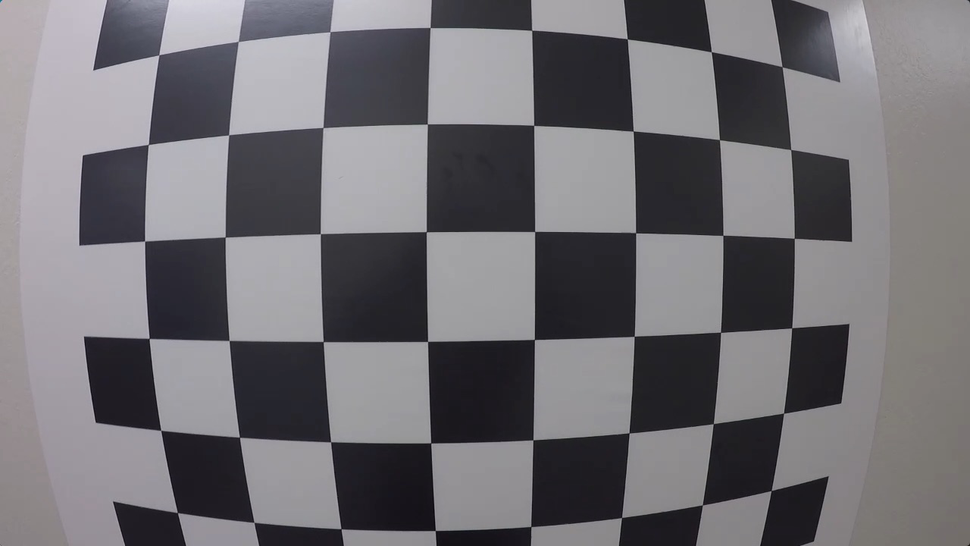
#> input picture Lesson6_CameraCalibration/calibration_test.png, 970 x 546 px, shrunk from 1280 x 720 before the run; the run also reads 1 picture not shown here
$ jupyter execute Lesson6_LectureCode.ipynb   (shell and % lines are left out)
#> lines starting #> are read from the running program, lines starting #| are printed output that depends on the picture; after the words box and inside, x2 and y2 are one past the last pixel; in counts of white or black regions, pixels touching at a corner belong together
# Lesson6. Camera Calibration

## Basics

### Two Major Kinds of Distortion
- Radial Distortion
  : Distortion caused by light refrection of lens
    $$x_{distorted} = x( 1 + k_1 r^2 + k_2 r^4 + k_3 r^6) \\ y_{distorted} = y( 1 + k_1 r^2 + k_2 r^4 + k_3 r^6)$$


- Tangential Distortion
  : Distortion cause by camera placement(tilted, etc)
  $$x_{distorted} = x + [ 2p_1xy + p_2(r^2+2x^2)] \\ y_{distorted} = y + [ p_1(r^2+ 2y^2)+ 2p_2xy]$$


- Five Parameters of Distortion
    $$Distortion \; coefficients=(k_1 \hspace{10pt} k_2 \hspace{10pt} p_1 \hspace{10pt} p_2 \hspace{10pt} k_3)$$

### Intrinsic and Extrinsic Parameters of the Camera
- Intrinsic Parameters
    Intrinsic parameters are specific to a camera. They include information like <code>focal length(초점거리)</code> $(f_x, f_y)$ and <code>optical centers</code> $(c_x, c_y)$. The focal length and optical centers can be used to create a camera matrix, which can be used to remove distortion due to the lenses of a specific camera. The camera matrix is unique to a specific camera, so once calculated, it can be reused on other images taken by the same camera. It is expressed as a 3x3 matrix:
$$camera \; matrix = \left [ \begin{matrix} f_x & 0 & c_x \\ 0 & f_y & c_y \\ 0 & 0 & 1 \end{matrix} \right ]$$

- Extrinsic Parameters
    Extrinsic parameters corresponds to <code>rotation vectors</code> and <code>translation vectors</code> which translates a coordinates of a 3D point to a coordinate system.

Reference : [OpenCV-Python Tutorials / Camera Calibration and 3D Reconstruction / Camera Calibration](https://docs.opencv.org/master/dc/dbb/tutorial_py_calibration.html)

## Camera Calibration using Chessboard with OpenCV

### Finding corners
OpenCV provides functions **<code>cv2.findChessboardCorners()</code>** which literally returns the coordinates of the corners in the chessboard image.
(Note : corners that are found by **<code>cv2.findChessboardCorners()</code>** only includes inside corners, not outer corners

**<code>retval, corners = cv2.findChessboardCorners(image, patternSize, flag)</code>**

|Parameter|Explanation|
|---|---|
| image | source image |
|patternSize | size of image (nx, ny) |

|Return|Explanation|
|---|---|
| retval | indicates whehter function is executed successfully or not |
| corners | coordinates of corners |

#### Steps
1. Load the image
2. Convert the image to grayscale
3. Use **<code>ret, corners = cv2.findChessboardCorners(image_grayscale, (nx, ny))</code>**
4. Draw the corners **<code>cv2.drawChessboardCorners(img, (nx, ny), corners, ret)</code>**

[cell 1]
import numpy as np
import cv2
import matplotlib.pyplot as plt
import matplotlib.image as mpimg

# prepare object points
#TODO: enter the number of inside corners in x
nx = 8
#TODO: enter the number of inside corners in y
ny = 6

# Make a list of calibration images
fname = 'calibration_test.png'
img = cv2.imread(fname)
#> img is the input picture: shape (546, 970, 3); mean B, G, R 115.4, 110.9, 112.9

# Convert to grayscale
gray = cv2.cvtColor(img, cv2.COLOR_BGR2GRAY)

# Find the chessboard corners
ret, corners = cv2.findChessboardCorners(gray, (nx, ny))
#> ret = True; corners = 48 rows, first 8: [158.8, 54.89], [236, 43], [330, 31.7], [430.2, 27.51], [531.7, 30.32], [627.2, 38.84], [711.3, 51.7], [782.1, 66.7]

# If found, draw corners
if ret == True:
    # Draw and display the corners
    cv2.drawChessboardCorners(img, (nx, ny), corners, ret)
    plt.imshow(img)

### Calibration

- cv2.calibrateCamera()
**<code>retval, cameraMatrix, distCoeffs, rvecs, tvecs
    = cv2.calibrateCamera(objectPoints, imagePoints, imageSize, flags, criteria)</code>**

|Parameter|Explanation|
|---|---|
| objectPoints | Coordinates of the corners of the checkboard in Real World, (0,0,0) ~ (7, 5, 0) |
| imagePoints | Coordinates of the corners in the image file(2D), ( , ) |
| imageSize |  Size of image (nx, ny) |
| flags |  |
| criteria |  |

|Return|Explanation|
|---|---|
| retval | Indicates whehter function is executed successfully or not |
| cameraMatrix | Output 3X3 floating point camera matrix  |
| distCoeffs | Output vector of distortion coefficients (k1, k2, p1, p2, p3...) |
| rvecs | Output vector of rotation vectors |
| tvecs | Output vector of translation vectors |

- cv2.undistort()
**<code>image_undistorted = cv2.undistort(image, matrix, distCoeffs, dst, newCameraMatrix)</code>**

|Parameter|Explanation|
|---|---|
| image | Source image |
| matrix | Camera matrix |
| distCoeffs |  vector of distortion coefficients (k1, k2, p1, p2, p3...) |
| dst |  |
| newCameraMatrix |  |

|Return|Explanation|
|---|---|
| image_undistorted | undistorted image |

[cell 2]
import numpy as np
import cv2
import matplotlib.pyplot as plt
import matplotlib.image as mpimg

# Read in a calibration image
img = mpimg.imread('calibration_test.png')
plt.imshow(img)

[cell 3]
# Arrays to store object points and image points from all the images
objpoints = []     # 3D points in real world space
imgpoints = []     # 2D points in image plane

# Prepare object points, like (0, 0, 0), (1, 0, 0), (2, 0, 0), (7, 5, 0)
objp = np.zeros((6*8, 3), np.float32)
objp[:, :2] = np.mgrid[0:8, 0:6].T.reshape(-1, 2)     # x, y coordinates

# Convert the image to grayscale
gray = np.uint8(cv2.cvtColor(img, cv2.COLOR_RGB2GRAY) * 255)

# FInd the chessboard corners
ret, corners = cv2.findChessboardCorners(gray, (8, 6), None)
#> corners = 48 rows, first 8: [158.8, 54.88], [236, 43], [330, 31.71], [430.2, 27.5], [531.7, 30.33], [627.2, 38.83], [711.3, 51.7], [782.1, 66.7]

# if corners are found, add object points, image points
if ret == True:
    imgpoints.append(corners)
    objpoints.append(objp)

    # draw and display the corners
    img = cv2.drawChessboardCorners(img, (8, 6), corners, ret)
    plt.imshow(img)

[cell 4]
ret, mtx, dist, rvecs, tvecs = cv2.calibrateCamera(objpoints, imgpoints, gray.shape[::-1], None, None)
#> ret = 0.413; mtx = [[550.2, 0, 499.7], [0, 556.8, 289.2], [0, 0, 1]]; dist = [[-0.405, 0.237, -0.000854, -0.00228, -0.0799]]; rvecs = ([0.0761, -0.0994, -0.00689],); tvecs = ([-3.66, -2.48, 4.53],)
dst = cv2.undistort(img, mtx, dist, None, mtx)
plt.imshow(dst)

### Camera Calibration with OpenCV

[cell 5]
import numpy as np
import cv2
import glob
import matplotlib.pyplot as plt

# prepare object points, like (0,0,0), (1,0,0), (2,0,0) ....,(6,5,0)
objp = np.zeros((6*8,3), np.float32)
objp[:,:2] = np.mgrid[0:8, 0:6].T.reshape(-1,2)

# Arrays to store object points and image points from all the images.
objpoints = [] # 3d points in real world space
imgpoints = [] # 2d points in image plane.

# Make a list of calibration images
images = glob.glob('calibration_wide/GO*.jpg')

# Step through the list and search for chessboard corners
for idx, fname in enumerate(images):
    img = cv2.imread(fname)
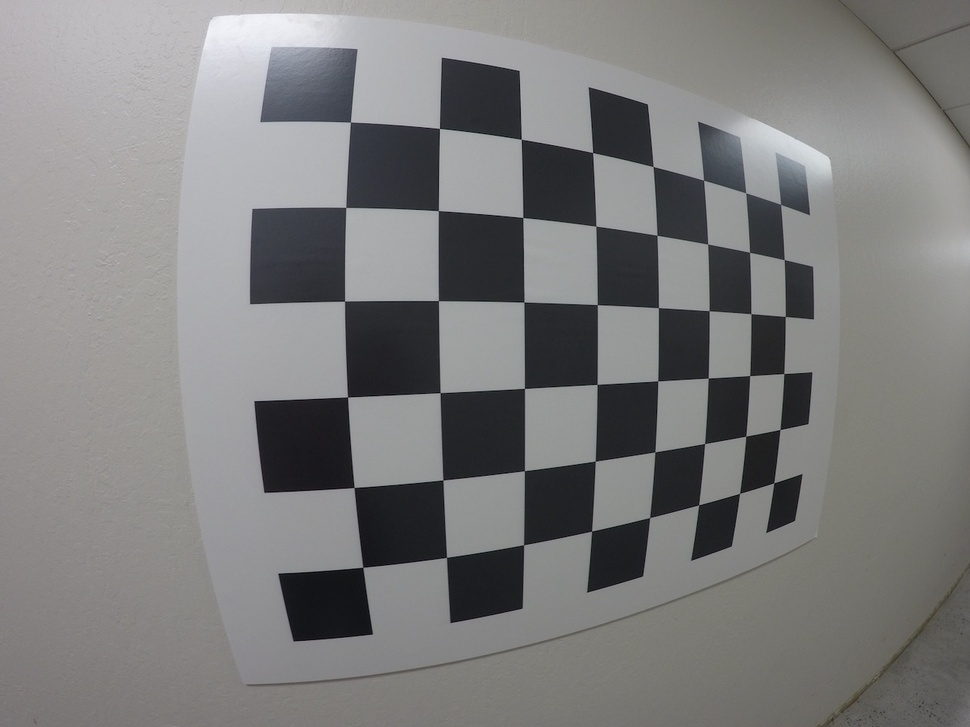
#> input picture Lesson6_CameraCalibration/calibration_wide/GOPR0032.jpg, 970 x 727 px, shrunk from 1280 x 960 before the run
#> img is the input picture: shape (727, 970, 3); mean B, G, R 124.7, 124.9, 125.1
    gray = cv2.cvtColor(img, cv2.COLOR_BGR2GRAY)
#> gray: shape (727, 970)

    # Find the chessboard corners
    ret, corners = cv2.findChessboardCorners(gray, (8,6), None)
#> ret = True; corners = 48 rows, first 8: [350.4, 122], [439.4, 128.4], [521.3, 139.2], [592.7, 152.7], [653.1, 166.5], [703.6, 180.2], [745.7, 192.7], [780.6, 204.5]

    # If found, add object points, image points
    if ret == True:
        objpoints.append(objp)
        imgpoints.append(corners)

        # Draw and display the corners
        cv2.drawChessboardCorners(img, (8,6), corners, ret)
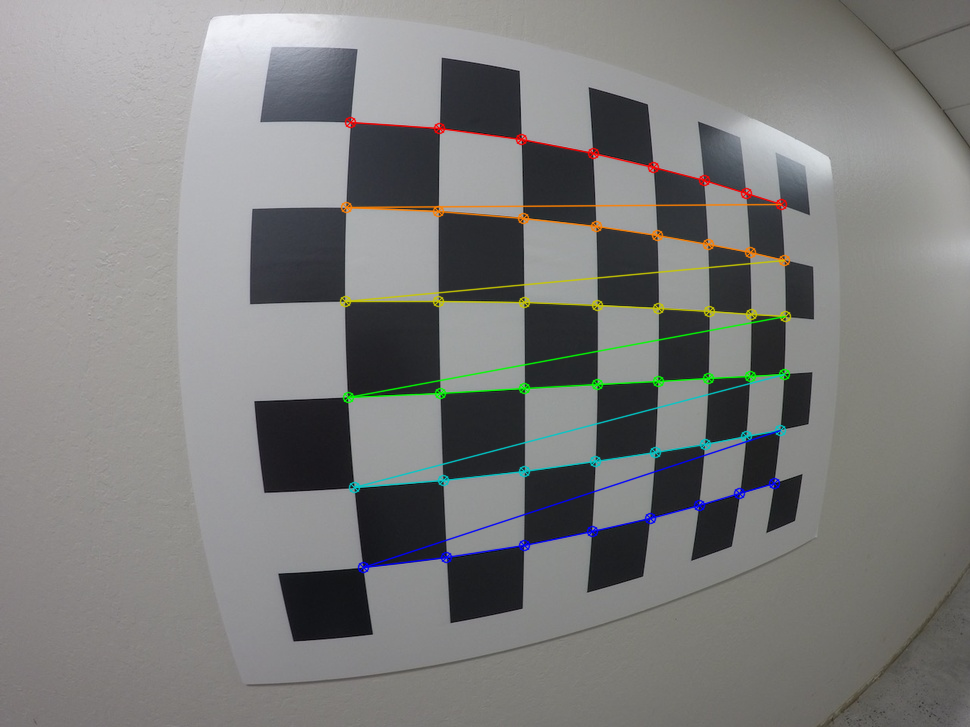
#> img: shape (727, 970, 3); 2.55% of pixels changed, all inside (x1, y1, x2, y2) = (339, 116, 792, 574)
        #write_name = 'corners_found'+str(idx)+'.jpg'
        #cv2.imwrite(write_name, img)
        cv2.imshow('img', img)
        cv2.waitKey(500)
#> pass 2 of the loop `for idx, fname in enumerate(images):`:
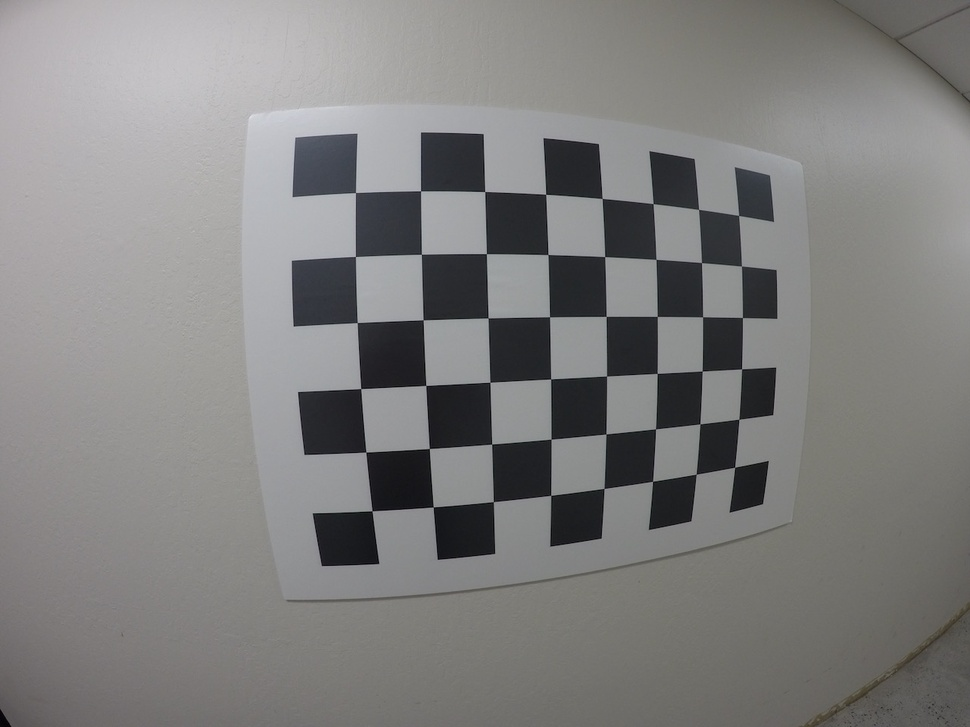
#> input picture Lesson6_CameraCalibration/calibration_wide/GOPR0033.jpg, 970 x 727 px, shrunk from 1280 x 960 before the run
#> img is the input picture: shape (727, 970, 3); mean B, G, R 126.8, 127.5, 128.1
#> `ret, corners = cv2.findChessboardCorners(gray, (8,6), None)`: corners = 48 rows, first 8: [355.5, 192.5], [420.6, 190.9], [484.7, 191.5], [545.7, 194.3], [602.2, 198.4], [653.1, 203.8], [698.6, 209.4], [738.6, 215.4]
#> `cv2.drawChessboardCorners(img, (8,6), corners, ret)`:
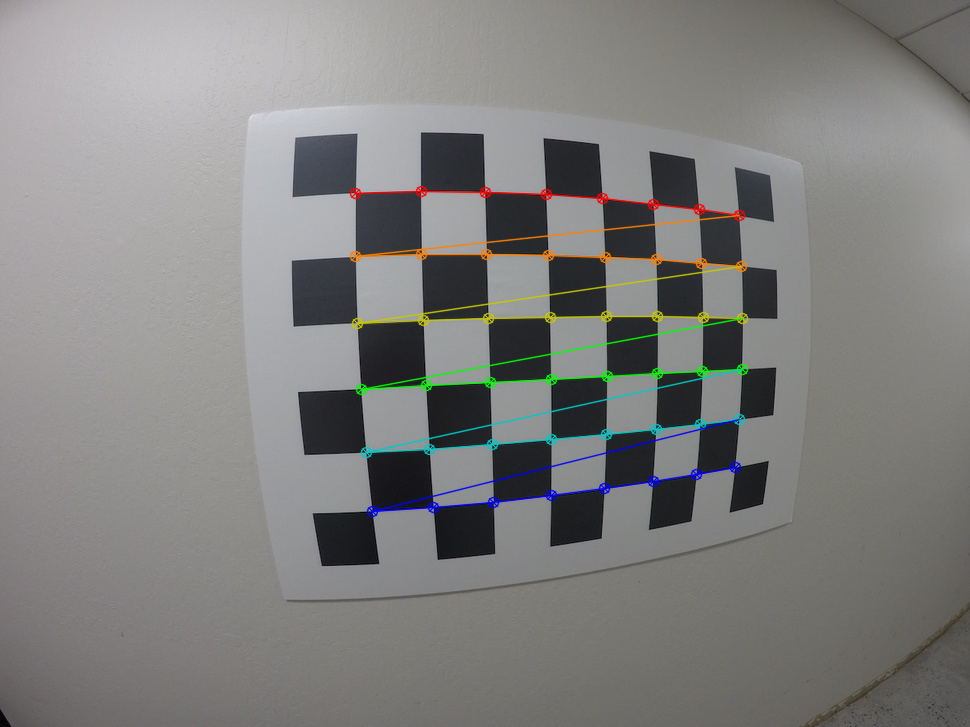
#> img: shape (727, 970, 3); 2.31% of pixels changed, all inside (x1, y1, x2, y2) = (349, 185, 749, 518)

cv2.destroyAllWindows()

#### If the above cell ran sucessfully, you should now have `objpoints` and `imgpoints` needed for camera
#### calibration.  Run the cell below to calibrate, calculate distortion coefficients, and test undistortion on an image!

[cell 6]
import pickle

# Test undistortion on an image
img = cv2.imread('calibration_wide/test_image.jpg')
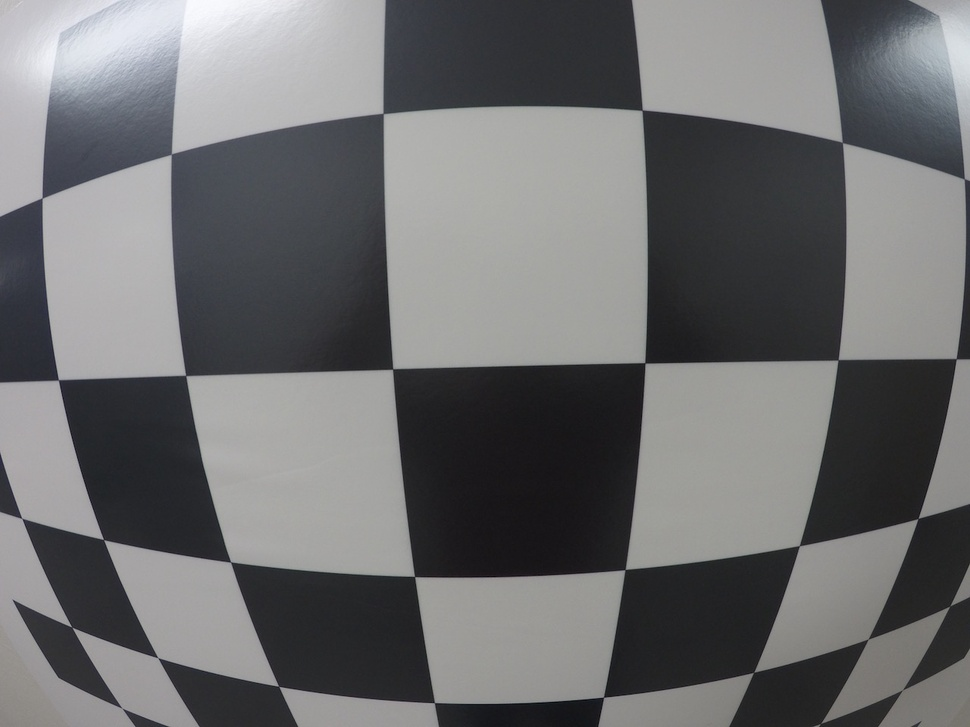
#> input picture Lesson6_CameraCalibration/calibration_wide/test_image.jpg, 970 x 727 px, shrunk from 1280 x 960 before the run
#> img is the input picture: shape (727, 970, 3); mean B, G, R 110.7, 109.5, 109.1
img_size = (img.shape[1], img.shape[0])

# Do camera calibration given object points and image points
ret, mtx, dist, rvecs, tvecs = cv2.calibrateCamera(objpoints, imgpoints, img_size,None,None)
#> ret = 0.315; mtx = [[424.5, 0, 493.1], [0, 424.8, 379.2], [0, 0, 1]]; dist = [[-0.253, 0.0893, -0.00083, 0.000895, -0.0178]]; rvecs = ([0.0931, -0.324, -0.0257], [0.114, -0.185, -0.0386], [0.05, 0.0227, -0.0108]); tvecs = ([-1.56, -2.8, 4.04], [-2.1, -2.83, 5.95], [-3.5, -2.76, 3.69])


dst = cv2.undistort(img, mtx, dist, None, mtx)
#> dst: shape (727, 970, 3)
cv2.imwrite('calibration_wide/test_undist.jpg',dst)

# Save the camera calibration result for later use (we won't worry about rvecs / tvecs)
dist_pickle = {}
dist_pickle["mtx"] = mtx
dist_pickle["dist"] = dist
pickle.dump( dist_pickle, open( "calibration_wide/wide_dist_pickle.p", "wb" ) )
#dst = cv2.cvtColor(dst, cv2.COLOR_BGR2RGB)
# Visualize undistortion
f, (ax1, ax2) = plt.subplots(1, 2, figsize=(20,10))
ax1.imshow(img)
ax1.set_title('Original Image', fontsize=30)
ax2.imshow(dst)
ax2.set_title('Undistorted Image', fontsize=30)

## Perspective Transform
Perspective transform is neeeded to convert the perspective of the image to top-down perspective(Bird's eyes view)
in order to calculate the exact curvature.

To do that, we can use OpenCV functions
- **<code>M = cv2.getPerspectiveTransform(src, dst)</code>**

|Parameter|Explanation|
|---|---|
| src | Rectangular Coordinates of the corners in the image file(2D), ( , ) |
| dst | Destination of source coordinates |

|Return|Explanation|
|---|---|
| M | Converting Matrix |

- **<code>warped = cv2.warpPerspective(image, M, img_size)</code>**

|Parameter|Explanation|
|---|---|
| image | original image |
| M | Converting Matrix |
| img_size | image size(2D) |

|Return|Explanation|
|---|---|
| warped | modified(warped) image |

[cell 7]
import pickle
import cv2
import numpy as np
import matplotlib.pyplot as plt
import matplotlib.image as mpimg

# Read in the saved camera matrix and distortion coefficients
# These are the arrays you calculated using cv2.calibrateCamera()
dist_pickle = pickle.load( open( "calibration_wide/wide_dist_pickle.p", "rb" ) )
mtx = dist_pickle["mtx"]
dist = dist_pickle["dist"]

# Read in an image
img = cv2.imread('test_image2.png')
nx = 8 # the number of inside corners in x
ny = 6 # the number of inside corners in y
img_undistorted = cv2.undistort(img, mtx, dist, None, mtx)

f, (ax1, ax2) = plt.subplots(1, 2, figsize=(20,10))
ax1.imshow(img)
ax1.set_title('Original Image', fontsize=30)
ax2.imshow(img_undistorted)
ax2.set_title('Undistorted Image', fontsize=30)

[cell 8]
# MODIFY THIS FUNCTION TO GENERATE OUTPUT
# THAT LOOKS LIKE THE IMAGE ABOVE
def corners_unwarp(img, nx, ny, mtx, dist):
    # Pass in your image into this function
    # Write code to do the following steps
#> called with nx = 8, ny = 6, mtx = array of shape (3, 3), dist = array of shape (1, 5)
    img_size = (img.shape[1], img.shape[0])
    # 1) Undistort using mtx and dist
    img_undistorted = cv2.undistort(img, mtx, dist, None, mtx)
    # 2) Convert to grayscale
    img_gray = cv2.cvtColor(img_undistorted, cv2.COLOR_BGR2GRAY)
    # 3) Find the chessboard corners
    ret, corners = cv2.findChessboardCorners(img_gray, (nx,ny), None)
#> ret = True; corners = 48 rows, first 8: [329.4, 84.45], [433.7, 102], [524, 117], [602.1, 130.9], [671, 142.6], [732.6, 152.7], [787.3, 162.5], [836.9, 169.5]
    # 4) If corners found:
            # a) draw corners
    if ret == True:
         cv2.drawChessboardCorners(img_undistorted, (nx,ny), corners, ret)
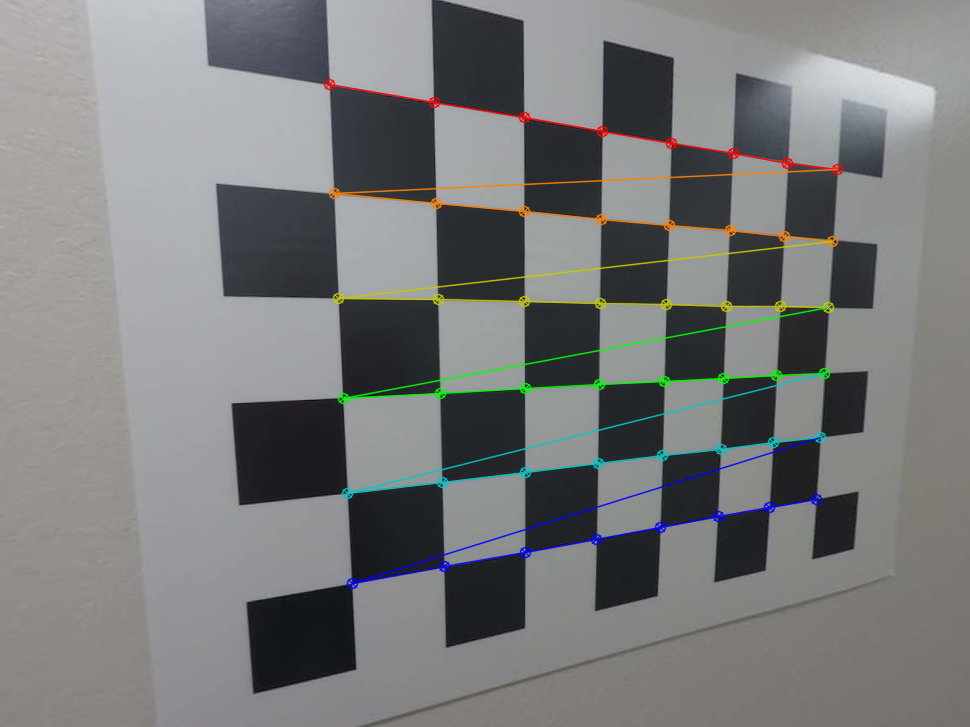
#> img_undistorted: shape (727, 970, 3); mean B, G, R 122.6, 122.5, 121.3
    # b) define 4 source points src = np.float32([[,],[,],[,],[,]])
         #Note: you could pick any four of the detected corners
         # as long as those four corners define a rectangle
         #One especially smart way to do this would be to use four well-chosen
         # corners that were automatically detected during the undistortion steps
         #We recommend using the automatic detection of corners in your code
         src = np.float32([corners[0], corners[nx-1], corners[-1], corners[-nx]])
#> src = [[329.4, 84.45], [836.9, 169.5], [816.5, 498.8], [352, 583.2]]
    # c) define 4 destination points dst = np.float32([[,],[,],[,],[,]])
         dst = np.float32([[100, 100], [img_size[0] - 100, 100], [img_size[0] - 100, img_size[1] - 100], [100, img_size[1] - 100]])
    # d) use cv2.getPerspectiveTransform() to get M, the transform matrix
         M = cv2.getPerspectiveTransform(src, dst)
#> M = [[0.748, -0.0508, -161.2], [-0.183, 0.758, 77.41], [-0.000539, -0.000145, 1]]
    # e) use cv2.warpPerspective() to warp your image to a top-down view
         warped = cv2.warpPerspective(img_undistorted, M, img_size)
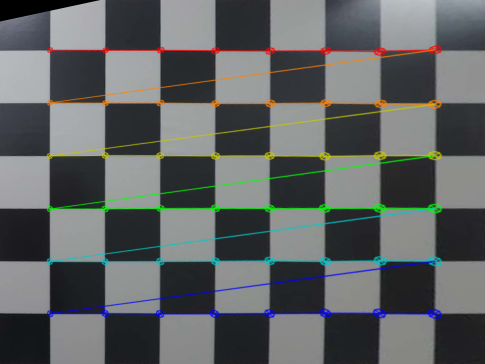
#> warped: shape (727, 970, 3) (shown at 1/2 size); mean B, G, R 98.9, 98.4, 94.8
    return warped, M

top_down, perspective_M = corners_unwarp(img, nx, ny, mtx, dist)
#> perspective_M has the same summary as M in corners_unwarp
f, (ax1, ax2) = plt.subplots(1, 2, figsize=(24, 9))
f.tight_layout()
ax1.imshow(img)
ax1.set_title('Original Image', fontsize=50)
ax2.imshow(top_down)
ax2.set_title('Undistorted and Warped Image', fontsize=50)
plt.subplots_adjust(left=0., right=1, top=0.9, bottom=0.)
